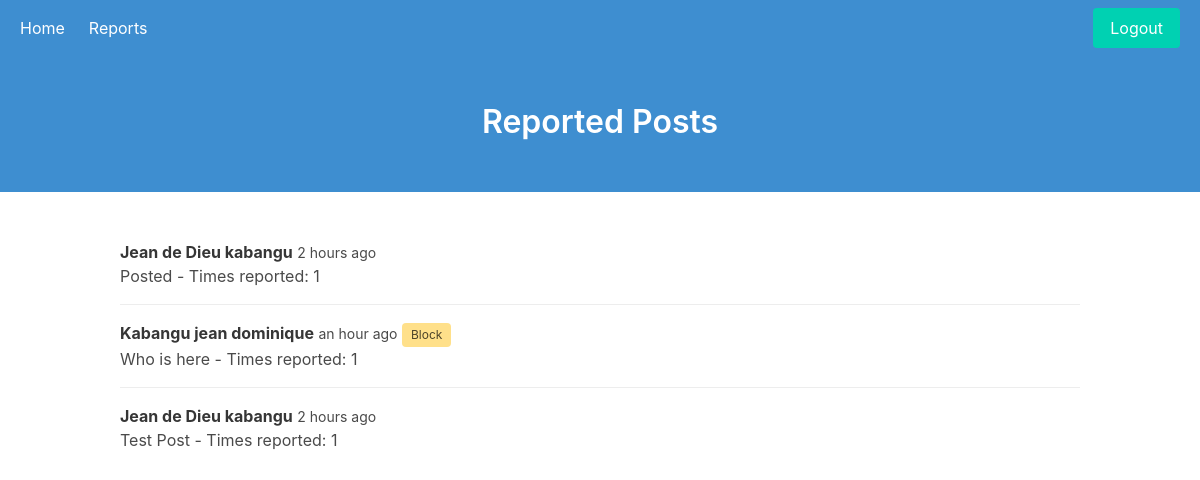
/reports/ (signed in), run on the app's committed database.
### feedapp/models.py (models this page shows, shortened)
class Post(models.Model):
    user = models.ForeignKey(settings.AUTH_USER_MODEL, on_delete=models.CASCADE)
    text = models.CharField(max_length=200)
    date_posted = models.DateTimeField(auto_now_add=True)
    hidden = models.BooleanField(default=False)
    date_hidden = models.DateTimeField(blank=True, null=True)
    hidden_by = models.ForeignKey(settings.AUTH_USER_MODEL,
        on_delete=models.CASCADE, blank=True,null=True ,related_name='mod_who_hid')

class User(AbstractUser):
    pass

### feedapp/views.py (the view)
# urls.py: path('reports/', views.reports, name='reports'),
@permission_required('feedapp.view_report', raise_exception=True)
def reports(request):
    reports = Post.objects.annotate(times_reported=Count('report')).filter(times_reported__gt=0).all()
    context = {'reports': reports}
    return render(request, 'feedapp/reports.html', context)

### feedapp/templates/feedapp/reports.html (shortened to what this page needs)
{% extends 'feedapp/base.html' %}
{% load humanize %}
{% block main_title %}Reported Posts{% endblock %}
{% block content %}
{% for post in reports %}
  <article class="media">
    <div class="media-content">
      <div class="content">
        <p>
          <strong>{{ post.user.first_name }} {{ post.user.last_name }}</strong>
          <small>{{ post.date_posted|naturaltime }}</small>
            {% if post.user.is_active %}
              <a href="{% url 'block_user' post.user.id %}"><span class="tag is-warning">Block</span></a>
            {% endif %}
          <br>
          {{ post.text }} - Times reported: {{ post.times_reported }}
        </p>
      </div>
    </div>
  </article>
{% endfor %}
{% endblock %}

### data on the page
Post: user.first_name "Jean", user.last_name "de Dieu kabangu", date_posted "2 hours ago", text "Posted", times_reported "1"
Post: user.first_name "Kabangu", user.last_name "jean dominique", date_posted "an hour ago", shows "Block", text "Who is here", times_reported "1"
Post: user.first_name "Jean", user.last_name "de Dieu kabangu", date_posted "2 hours ago", text "Test Post", times_reported "1"
